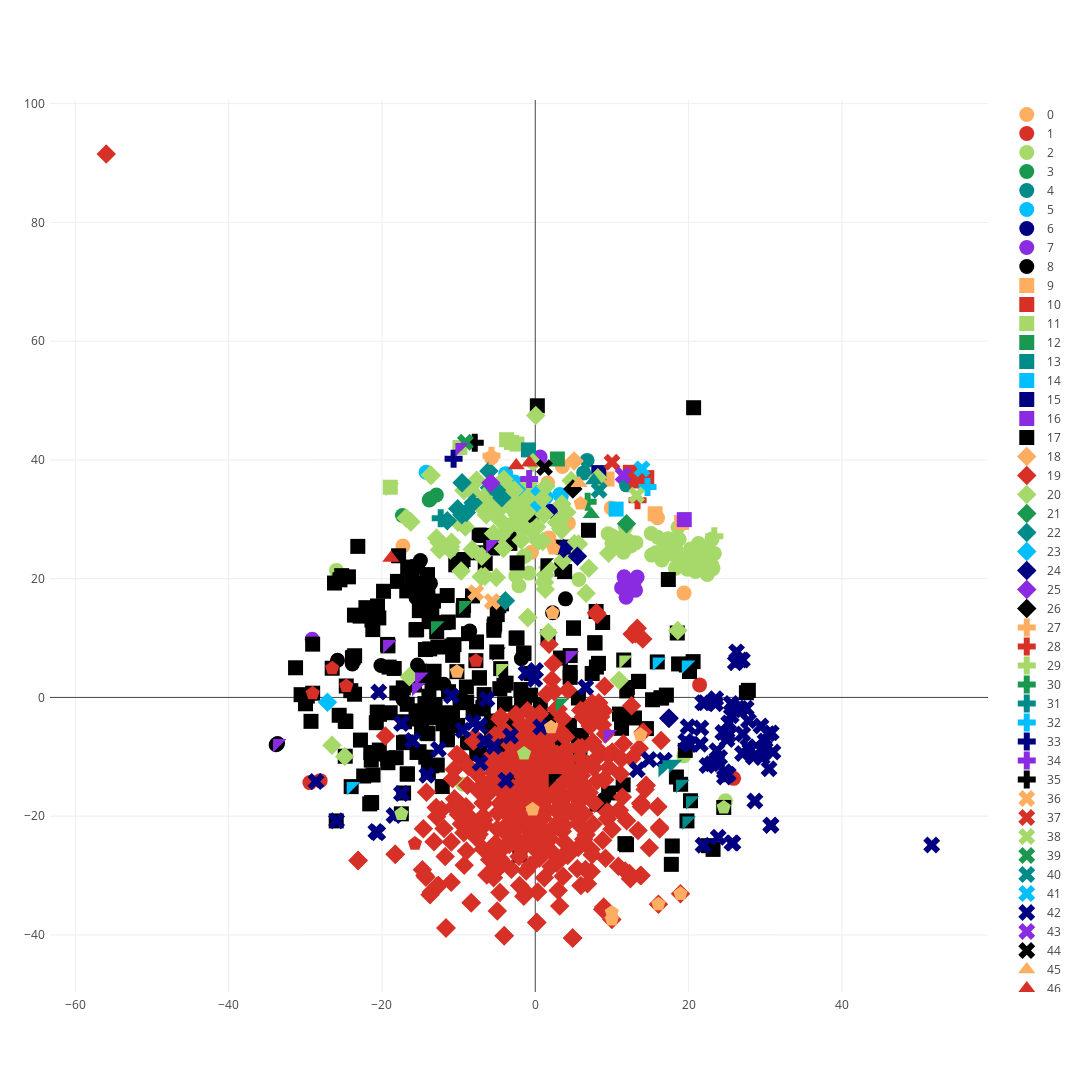

The code cell stored with this chart in its notebook:
### Code cell
draw_embeddings.draw(aspects_unique_filtered_df_tsne)

### Figure 1 — Plotly figure (JSON) as saved in the notebook; plotly's stock layout.template omitted (floating-point values rounded to 4 significant figures; data arrays with more than 128 entries replaced by an {"elided": "..."} marker saying what was removed)
{"data": [{"marker": {"color": "rgb(253,174,97)", "size": 15, "symbol": 0}, "mode": "markers", "name": "0", "text": ["aaa", "mda", "dsp", "dlo", "ibm", "mmc", "pim", "rma", "pdf", "mhz"], "type": "scatter", "uid": "a0e75449-085b-4afd-91e0-544f9e8cd725", "x": [15.94, 3.532, -17.26, 9.911, 4.323, 1.78, 1.617, -0.4928, 19.41, -5.709], "y": [30.26, 38.89, 25.5, 31.92, 29.35, 26.87, 36.12, 24.47, 17.57, 40.38]}, {"marker": {"color": "rgb(215,48,39)", "size": 15, "symbol": 0}, "mode": "markers", "name": "1", "text": ["us", "go", "on", "of"], "type": "scatter", "uid": "868650e2-4e6f-41a3-b5ec-11bbc388ca67", "x": [21.44, 25.87, -29.4, -28.05], "y": [2.11, -13.63, -14.34, -14.02]}, {"marker": {"color": "rgb(166,217,106)", "size": 15, "symbol": 0}, "mode": "markers", "name": "2", "text": ["china", "europe", "ebay", "buy", "california", "usa", "u.s.", "india", "japan", "asia", "wilson", "texas", "wal-mart", "florida", "walmart", "italy", "nyc", "chicago", "usps", "canada", "france", "mexico", "costco", "bestbuy", "kensington", "manhattan", "john", "london", "phillips", "korea", "england", "australia", "seattle", "cox", "borg", "philips", "centro", "joe", "germany", "j.d.", "turk", "america", "brazil", "hawaii", "spain", "ireland", "houston", "xmas", "atlanta", "asap", "jimi", "africa", "elliot", "mike", "compusa", "boston"], "type": "scatter", "uid": "1e5a48bc-cae8-4d82-b020-888a5fd52b98", "x": [18.27, 21.98, -25.93, 19.37, 18.26, 23.06, 21.29, 19.84, 23.05, 22.44, 10.83, 18.77, -2.293, 18.37, -2.29, 23.36, 18.61, 16.91, -2.129, 19.36, 21.74, 20.25, -2.526, -1.497, 15.18, 15.71, 12.46, 16.52, 9.968, 23.17, 20.25, 18.85, 16.76, 11.5, 5.672, 9.509, -9.42, 13.13, 22.19, 11.77, 15.12, 20.72, 21.37, 17.75, 22.49, 19.78, 17.62, -0.8342, 17.33, 24.8, 10.0, 20.9, 11.45, 12.12, -1.308, 15.98], "y": [21.74, 23.36, 21.39, -9.86, 24.18, 26.69, 25.92, 21.61, 22.27, 20.72, 25.45, 26.63, 21.45, 24.94, 21.05, 24.26, 28.66, 26.3, 18.82, 22.73, 24.01, 25.0, 20.51, 23.74, 23.97, 24.36, 25.51, 23.15, 27.25, 21.69, 23.53, 23.2, 25.59, 24.46, 19.87, 27.57, -14.61, 26.07, 23.3, 28.68, 27.61, 23.18, 22.31, 24.1, 24.76, 23.58, 26.59, 20.94, 26.73, -17.4, 25.96, 21.21, 27.09, 26.38, 23.87, 26.97]}, {"marker": {"color": "rgb(26,152,80)", "size": 15, "symbol": 0}, "mode": "markers", "name": "3", "text": ["tpu", "psp", "xbox", "ps3"], "type": "scatter", "uid": "88ca2d95-6bfd-4825-8203-562c7be5fe57", "x": [-17.32, -12.9, -13.82, -13.63], "y": [30.64, 34.11, 33.27, 33.51]}, {"marker": {"color": "rgb(0,139,139)", "size": 15, "symbol": 0}, "mode": "markers", "name": "4", "text": ["bt", "tw", "cs"], "type": "scatter", "uid": "f0623676-09e3-4474-ae9a-0dd0f57e0347", "x": [6.314, 11.9, 6.761], "y": [37.82, 35.8, 39.92]}, {"marker": {"color": "rgb(0,191,255)", "size": 15, "symbol": 0}, "mode": "markers", "name": "5", "text": ["treo", "pda", "gps", "htc", "ipaq", "v60", "700p", "n95", "700w"], "type": "scatter", "uid": "0544cf0b-f9cb-4268-bcef-7e968eba5c16", "x": [1.394, 3.194, -14.24, -1.998, 3.395, -3.846, 0.1042, -2.691, 0.1504], "y": [33.72, 34.18, 37.93, 34.81, 33.9, 37.69, 34.55, 36.29, 32.26]}, {"marker": {"color": "rgb(0,0,128)", "size": 15, "symbol": 0}, "mode": "markers", "name": "6", "text": ["ms"], "type": "scatter", "uid": "d2c15fb1-4b4c-401e-b5c3-39f4082837f5", "x": [1.992], "y": [31.34]}, {"marker": {"color": "rgb(138,43,226)", "size": 15, "symbol": 0}, "mode": "markers", "name": "7", "text": ["oem", "honda", "bmw", "toyota", "ford", "jeep", "lexus", "acura", "prius", "car"], "type": "scatter", "uid": "f122cda5-05d0-4d87-8936-4905b7dc3ad9", "x": [0.636, 12.9, 11.59, 12.25, 13.07, 11.85, 12.08, 13.29, 11.26, -29.1], "y": [40.5, 19.42, 20.32, 18.88, 18.07, 16.86, 19.62, 20.28, 18.47, 9.81]}, {"marker": {"color": "rgb(0,0,0)", "size": 15, "symbol": 0}, "mode": "markers", "name": "8", "text": ["cord", "plug", "mic", "ear", "ports", "jack", "rim", "port", "web", "ups", "ram", "aux", "wire", "cam", "hook", "pin"], "type": "scatter", "uid": "98d90469-e6c8-44f2-9472-8980d9ee8e16", "x": [-25.79, -23.86, 3.941, -15.55, -33.8, -13.66, 8.936, -33.61, -17.27, -11.92, 2.265, -14.98, -20.13, -8.545, -15.36, -1.812], "y": [6.261, 5.651, 16.6, 16.79, -7.969, 19.2, -17.21, -7.778, -0.322, 2.226, 14.25, 23.05, 5.371, 11.17, 5.442, 6.535]}, {"marker": {"color": "rgb(253,174,97)", "size": 15, "symbol": 1}, "mode": "markers", "name": "9", "text": ["tn", "aa", "ny"], "type": "scatter", "uid": "cbe49d25-40cb-4d98-b254-72bd298b88ee", "x": [9.364, 15.64, 19.08], "y": [36.78, 30.93, 29.47]}, {"marker": {"color": "rgb(215,48,39)", "size": 15, "symbol": 1}, "mode": "markers", "name": "10", "text": ["ty", "ir", "li", "te", "ge"], "type": "scatter", "uid": "6df986fa-6250-4556-bd4e-668196c58512", "x": [13.36, 12.4, 14.54, 13.16, 13.27], "y": [36.83, 37.92, 37.02, 37.15, 36.46]}, {"marker": {"color": "rgb(166,217,106)", "size": 15, "symbol": 1}, "mode": "markers", "name": "11", "text": ["usb", "lcd", "rca", "vga", "hdmi"], "type": "scatter", "uid": "e6fedd7c-c2a4-4905-b1e9-8045bd5bb146", "x": [-9.829, -18.91, -2.392, -3.736, -3.102], "y": [42.09, 35.4, 42.67, 43.41, 42.95]}, {"marker": {"color": "rgb(26,152,80)", "size": 15, "symbol": 1}, "mode": "markers", "name": "12", "text": ["vm"], "type": "scatter", "uid": "9b78ccf4-f7bf-473c-a656-05b521ef97c3", "x": [2.887], "y": [40.16]}, {"marker": {"color": "rgb(0,139,139)", "size": 15, "symbol": 1}, "mode": "markers", "name": "13", "text": ["xm"], "type": "scatter", "uid": "87a2151b-4c73-4298-8796-6c0fdf87ae92", "x": [-0.8893], "y": [41.69]}, {"marker": {"color": "rgb(0,191,255)", "size": 15, "symbol": 1}, "mode": "markers", "name": "14", "text": ["sf"], "type": "scatter", "uid": "62d097ab-9072-492f-8e55-f342cb844dea", "x": [10.55], "y": [31.71]}, {"marker": {"color": "rgb(0,0,128)", "size": 15, "symbol": 1}, "mode": "markers", "name": "15", "text": ["ii"], "type": "scatter", "uid": "01803982-df10-4e0e-93ba-25074b700d5d", "x": [8.284], "y": [37.86]}, {"marker": {"color": "rgb(138,43,226)", "size": 15, "symbol": 1}, "mode": "markers", "name": "16", "text": ["nj"], "type": "scatter", "uid": "468d020c-4649-41b8-8d01-fcb7329f1d00", "x": [19.44], "y": [29.95]}, {"marker": {"color": "rgb(0,0,0)", "size": 15, "symbol": 1}, "mode": "markers", "name": "17", "text": {"elided": "256 str values"}, "type": "scatter", "uid": "18e35ddf-48e8-49e6-97bf-c847ac4ec6ab", "x": {"elided": "256 float values"}, "y": {"elided": "256 float values"}}, {"marker": {"color": "rgb(253,174,97)", "size": 15, "symbol": 2}, "mode": "markers", "name": "18", "text": ["qa"], "type": "scatter", "uid": "121a4311-318d-4fd1-b115-1404bbf0e0a0", "x": [5.067], "y": [39.82]}, {"marker": {"color": "rgb(215,48,39)", "size": 15, "symbol": 2}, "mode": "markers", "name": "19", "text": {"elided": "343 str values"}, "type": "scatter", "uid": "da7bb78d-4b93-4451-89a8-0e0ee3b9fce4", "x": {"elided": "343 float values"}, "y": {"elided": "343 float values"}}, {"marker": {"color": "rgb(166,217,106)", "size": 15, "symbol": 2}, "mode": "markers", "name": "20", "text": ["motorola", "nokia", "samsung", "verizon", "cingular", "jabra", "sony", "iphone", "nextel", "apple", "logitech", "ipod", "mac", "att", "tmobile", "ringtones", "moto", "vista", "slvr", "a2dp", "garmin", "siemens", "scala", "sanyo", "belkin", "zune", "tracfone", "sync", "java", "nokias", "audiovox", "sansa", "bose", "otterbox", "android", "cardo", "droid", "ipods", "motorolla", "toshiba", "w810i", "kyocera", "macbook", "xlink", "nexus", "ipad", "galaxy", "linux", "ericsson", "alltel", "mpt", "nero", "cons", "uniden", "linksys", "seidio", "ringtone", "nec", "thinkpad", "vtech", "hotsync", "iphones", "tomtom", "treos", "wirefly", "lenovo", "isync", "cisco", "sena", "i730", "dell", "sgh", "sandisk", "atrix", "t-mobile", "pro", "bitpim", "n-gage", "compaq", "axim", "dect", "zagg", "targus", "moshi", "coby", "ericson", "t28", "powerbook"], "type": "scatter", "uid": "d6c63f52-b860-4ba8-a5c6-3408165dc264", "x": [-2.358, -2.734, -1.768, -6.538, -8.085, -4.465, 1.163, -11.06, -8.458, -9.674, -4.148, -12.55, 1.319, -6.92, -6.538, -0.9728, 0.06387, 1.714, -7.64, -0.3121, -13.68, 0.1868, -26.51, -2.367, -10.08, -12.88, -5.479, -8.234, -5.092, -3.132, -2.63, 0.3879, -5.443, -16.24, -6.564, 6.634, -7.052, -12.5, -2.137, 2.779, -3.747, -3.148, 1.178, 6.986, -16.42, -10.91, 10.94, 1.645, 5.099, -9.314, 8.157, 3.604, -24.86, -1.735, -9.955, -16.27, -0.9757, -0.4821, 3.428, -3.41, -6.986, -11.08, -13.56, 0.9327, -6.384, 3.302, 1.385, -9.119, 9.563, -4.099, 4.11, -0.7983, 0.9734, -4.619, -6.567, 1.303, -4.69, -1.056, 3.192, 3.477, -1.805, -16.85, -1.837, 18.59, -1.065, 5.643, 4.68, 1.152], "y": [30.69, 34.93, 31.85, 32.8, 34.39, 27.22, 30.75, 25.39, 34.9, 21.29, 25.1, 26.08, 20.63, 31.92, 33.35, 13.45, 47.47, 10.93, 36.59, 39.57, 37.47, 28.71, -8.038, 32.5, 29.49, 26.85, 32.76, 24.91, 20.21, 34.38, 29.51, 26.24, 27.61, 29.55, 20.39, 17.54, 20.31, 24.89, 30.34, 29.46, 35.75, 31.91, 19.3, 21.77, 3.492, 26.15, 2.876, 21.88, 25.89, 34.87, 36.99, 23.06, -9.939, 29.06, 29.64, 29.61, 13.44, 27.97, 28.14, 28.76, 23.8, 24.84, 37.38, 33.47, 30.78, 28.47, 35.51, 28.69, 24.29, 36.75, 31.17, 36.19, 26.27, 31.74, 33.19, 18.23, 30.01, 33.59, 29.63, 32.59, 28.48, 30.23, 26.45, 11.29, 31.2, 25.85, 36.52, 19.48]}, {"marker": {"color": "rgb(26,152,80)", "size": 15, "symbol": 2}, "mode": "markers", "name": "21", "text": ["jd"], "type": "scatter", "uid": "0522fab9-bd0f-40b6-9f75-12cc7d1f8682", "x": [11.9], "y": [29.26]}, {"marker": {"color": "rgb(0,139,139)", "size": 15, "symbol": 2}, "mode": "markers", "name": "22", "text": ["sim", "mms", "wap", "voip", "vonage", "aol", "gprs", "cdma", "wep", "dsl", "imei"], "type": "scatter", "uid": "f9dbf68e-c85e-4be8-8077-08be43773540", "x": [-8.101, -6.054, -9.548, -10.12, -9.577, -3.891, -5.05, -5.972, -11.47, -8.994, -4.366], "y": [32.8, 38.13, 36.15, 31.76, 30.77, 16.27, 34.88, 35.3, 29.75, 31.16, 33.63]}, {"marker": {"color": "rgb(0,191,255)", "size": 15, "symbol": 2}, "mode": "markers", "name": "23", "text": ["kwh"], "type": "scatter", "uid": "3a7f30ef-a77d-4bcf-ae93-dbb6c866e635", "x": [-27.1], "y": [-0.8115]}, {"marker": {"color": "rgb(0,0,128)", "size": 15, "symbol": 2}, "mode": "markers", "name": "24", "text": ["650", "6126", "510", "6600"], "type": "scatter", "uid": "b8f8734f-9f00-4ebd-871d-a621131ffe3d", "x": [17.44, 3.699, 17.44, 5.5], "y": [-3.492, 25.07, -3.492, 23.76]}, {"marker": {"color": "rgb(138,43,226)", "size": 15, "symbol": 2}, "mode": "markers", "name": "25", "text": ["gsm"], "type": "scatter", "uid": "b769ebc5-6c95-4e0e-b2e1-7a57ff3499fc", "x": [-5.792], "y": [36.12]}, {"marker": {"color": "rgb(0,0,0)", "size": 15, "symbol": 2}, "mode": "markers", "name": "26", "text": ["hp"], "type": "scatter", "uid": "2940e9ae-fed7-47d2-8650-2bf438671291", "x": [4.899], "y": [35.12]}, {"marker": {"color": "rgb(253,174,97)", "size": 15, "symbol": 3}, "mode": "markers", "name": "27", "text": ["mb"], "type": "scatter", "uid": "8ad60e2f-90ad-452a-9eed-cef5dc1d83da", "x": [-5.71], "y": [40.72]}, {"marker": {"color": "rgb(215,48,39)", "size": 15, "symbol": 3}, "mode": "markers", "name": "28", "text": ["dc"], "type": "scatter", "uid": "fc5b0fa4-dfcb-4b34-a4d2-75c101d78a32", "x": [13.34], "y": [33.19]}, {"marker": {"color": "rgb(166,217,106)", "size": 15, "symbol": 3}, "mode": "markers", "name": "29", "text": ["uk"], "type": "scatter", "uid": "f79aba53-3bc9-4b75-8540-ba8ec18c6ce3", "x": [23.35], "y": [27.13]}, {"marker": {"color": "rgb(26,152,80)", "size": 15, "symbol": 3}, "mode": "markers", "name": "30", "text": ["os"], "type": "scatter", "uid": "093397d4-c7a4-42d1-87de-f481cb5fbfc0", "x": [6.834], "y": [32.97]}, {"marker": {"color": "rgb(0,139,139)", "size": 15, "symbol": 3}, "mode": "markers", "name": "31", "text": ["xp"], "type": "scatter", "uid": "f3f06771-b5cc-465e-82eb-61d7ef7a34ef", "x": [-12.33], "y": [30.17]}, {"marker": {"color": "rgb(0,191,255)", "size": 15, "symbol": 3}, "mode": "markers", "name": "32", "text": ["ca"], "type": "scatter", "uid": "c86914a1-c6c9-4a4a-a472-b89f32dbde46", "x": [14.64], "y": [35.45]}, {"marker": {"color": "rgb(0,0,128)", "size": 15, "symbol": 3}, "mode": "markers", "name": "33", "text": ["cd"], "type": "scatter", "uid": "3645a1a4-2255-4489-a4ed-ddd81ea210d7", "x": [-10.65], "y": [40.2]}, {"marker": {"color": "rgb(138,43,226)", "size": 15, "symbol": 3}, "mode": "markers", "name": "34", "text": ["lg"], "type": "scatter", "uid": "dcbd782a-c911-4841-a6cb-7d848e2f4810", "x": [-0.796], "y": [36.78]}, {"marker": {"color": "rgb(0,0,0)", "size": 15, "symbol": 3}, "mode": "markers", "name": "35", "text": ["gb"], "type": "scatter", "uid": "8414db74-7266-4a71-b3bd-27bce87b1cc0", "x": [-7.892], "y": [42.88]}, {"marker": {"color": "rgb(253,174,97)", "size": 15, "symbol": 4}, "mode": "markers", "name": "36", "text": ["msn", "icq"], "type": "scatter", "uid": "001f0e61-a74e-4716-a390-0bf488a25d94", "x": [-5.613, -7.76], "y": [16.15, 17.61]}, {"marker": {"color": "rgb(215,48,39)", "size": 15, "symbol": 4}, "mode": "markers", "name": "37", "text": ["ui"], "type": "scatter", "uid": "848f0cc4-6159-42d7-bc28-c5290a5c5132", "x": [10.01], "y": [39.63]}, {"marker": {"color": "rgb(166,217,106)", "size": 15, "symbol": 4}, "mode": "markers", "name": "38", "text": ["ac"], "type": "scatter", "uid": "1b683836-7408-4dce-a5a1-3575e64c8350", "x": [13.21], "y": [34.06]}, {"marker": {"color": "rgb(26,152,80)", "size": 15, "symbol": 4}, "mode": "markers", "name": "39", "text": ["sd"], "type": "scatter", "uid": "c8d1352b-a86c-46cd-8c70-a700f3b52d6f", "x": [-9.108], "y": [42.97]}, {"marker": {"color": "rgb(0,139,139)", "size": 15, "symbol": 4}, "mode": "markers", "name": "40", "text": ["id"], "type": "scatter", "uid": "89ff2868-e574-4468-9aa6-698ecb31dc67", "x": [8.326], "y": [34.88]}, {"marker": {"color": "rgb(0,191,255)", "size": 15, "symbol": 4}, "mode": "markers", "name": "41", "text": ["la"], "type": "scatter", "uid": "a31ea468-d68e-498e-8154-95bd106d38b5", "x": [13.93], "y": [38.5]}, {"marker": {"color": "rgb(0,0,128)", "size": 15, "symbol": 4}, "mode": "markers", "name": "42", "text": ["use", "case", "works", "weight", "never", "don", "time", "aim", "lot", "junk", "imo", "led", "scrubs", "easy", "highly", "stand", "fit", "big", "new", "carry", "pieces", "wow", "way", "fyi", "the", "horrible", "extremely", "kudos", "look", "only", "clarity", "need", "ever", "bad", "kinda", "problem", "can", "push", "best", "solid", "set", "work", "awful", "excellent", "real", "holds", "terrible", "imho", "items", "does", "clear", "word", "worst", "accord", "bulky", "very", "super", "fitting", "broke", "lesson", "sleek", "off", "looks", "excel", "skip", "flip", "luck", "better", "proved", "stick", "fits", "nice", "sucks", "neat", "alas", "enjoy", "staples", "disappointed", "handy", "always", "ymmv", "worked", "forever"], "type": "scatter", "uid": "868e5f8a-8c9d-4d51-a903-10e011538dee", "x": [-17.44, -8.111, 25.65, 28.65, 23.01, 24.68, 23.68, -17.45, 27.08, 14.85, 27.02, -20.79, 6.589, 29.6, 31.0, 51.71, 30.74, 29.44, -3.832, -14.13, 13.31, 23.54, 25.02, 26.26, -28.61, 25.95, 29.51, 27.03, 21.84, 24.05, -12.62, 24.67, 22.4, 27.52, 23.5, -7.233, 25.17, -18.42, 25.23, 27.72, -10.93, 25.78, 26.75, 28.0, 27.81, 21.88, 25.93, 26.76, -25.91, 23.86, 30.49, -6.577, 25.56, -7.192, 16.84, 29.98, 29.86, 0.715, 19.62, -6.305, -16.0, -1.202, 22.13, -20.41, -0.0601, 0.04401, 24.46, 25.17, -20.55, -3.231, 30.73, 30.36, 25.57, 30.78, 21.61, 21.53, -9.437, 20.17, 28.46, 23.68, 26.1, -5.394, 19.93], "y": [-4.404, -4.217, -24.5, -17.44, -11.16, -13.42, -8.98, -16.17, -6.176, -10.46, 6.301, -22.58, 1.725, -10.12, -9.2, -24.85, -21.52, -4.824, -13.95, -13.1, -12.19, -0.2314, -7.107, 7.675, -14.17, -1.908, -8.805, -9.451, -0.8871, -10.1, -8.717, -12.51, -11.47, -1.815, -1.05, -4.772, -12.95, -19.88, -4.295, -8.31, 0.2649, -24.52, -1.84, -8.882, -3.924, -24.88, -2.062, 6.309, -20.76, -23.55, -12.0, -7.386, -3.106, -11.06, -10.57, -7.318, -8.36, -4.986, -7.378, -0.289, -7.257, 4.106, -0.9079, 0.9267, 3.05, 4.521, -5.92, -6.328, -22.8, -6.49, -21.53, -6.109, -1.005, -5.966, -5.141, -7.877, -5.528, -7.917, -10.03, -10.73, 5.83, -8.264, -4.916]}, {"marker": {"color": "rgb(138,43,226)", "size": 15, "symbol": 4}, "mode": "markers", "name": "43", "text": ["tl"], "type": "scatter", "uid": "4a793977-5851-4877-b430-d2c02bdc48de", "x": [11.46], "y": [37.42]}, {"marker": {"color": "rgb(0,0,0)", "size": 15, "symbol": 4}, "mode": "markers", "name": "44", "text": ["v3"], "type": "scatter", "uid": "6d171c52-7944-4df9-a0fd-dc673757d20f", "x": [1.202], "y": [38.7]}, {"marker": {"color": "rgb(253,174,97)", "size": 15, "symbol": 5}, "mode": "markers", "name": "45", "text": ["tq"], "type": "scatter", "uid": "c5372559-4c25-4f2f-9563-e0d17be737e1", "x": [5.708], "y": [36.07]}, {"marker": {"color": "rgb(215,48,39)", "size": 15, "symbol": 5}, "mode": "markers", "name": "46", "text": ["wma", "aac", "wav"], "type": "scatter", "uid": "e223589c-5480-4b08-9d5b-dcae14681b01", "x": [-2.483, -0.7618, -18.83], "y": [39.07, 39.52, 23.49]}, {"marker": {"color": "rgb(166,217,106)", "size": 15, "symbol": 5}, "mode": "markers", "name": "47", "text": ["vzw"], "type": "scatter", "uid": "85c97f63-072b-465b-80a5-039e315ec553", "x": [-6.687], "y": [34.2]}, {"marker": {"color": "rgb(26,152,80)", "size": 15, "symbol": 5}, "mode": "markers", "name": "48", "text": ["im"], "type": "scatter", "uid": "1cf6052a-ce21-4c4f-8504-37d7322cd074", "x": [7.304], "y": [30.87]}, {"marker": {"color": "rgb(0,139,139)", "size": 15, "symbol": 5}, "mode": "markers", "name": "49", "text": ["mm"], "type": "scatter", "uid": "0a211e13-3ec2-4c18-ab2c-7083cd953ffc", "x": [7.635], "y": [36.52]}, {"marker": {"color": "rgb(166,217,106)", "size": 15, "symbol": 12}, "mode": "markers", "name": "1001", "text": ["screen", "monitor", "lcd"], "type": "scatter", "uid": "5952dc0f-d5ba-4f2e-8ee8-bad3fdff0dde", "x": [11.54, -4.508, -18.91], "y": [6.3, 4.852, 35.4]}, {"marker": {"color": "rgb(26,152,80)", "size": 15, "symbol": 12}, "mode": "markers", "name": "1002", "text": ["phone", "telephone", "mobile phone"], "type": "scatter", "uid": "e83b8309-4a5b-47db-8441-12ec79f4a56c", "x": [-9.351, -13.01, 3.263], "y": [15.48, 12.06, -0.9398]}, {"marker": {"color": "rgb(0,139,139)", "size": 15, "symbol": 12}, "mode": "markers", "name": "1003", "text": ["value", "price", "cost", "expensive", "cheap", "money"], "type": "scatter", "uid": "0fd28ab7-4c46-4fa7-a14d-0b2fdd8393b8", "x": [19.79, 18.96, 20.25, 17.17, 18.02, 16.66], "y": [-20.8, -14.63, -17.4, -11.34, -11.25, -11.99]}, {"marker": {"color": "rgb(0,191,255)", "size": 15, "symbol": 12}, "mode": "markers", "name": "1004", "text": ["volume", "sound", "voice"], "type": "scatter", "uid": "6bc05c26-1fe9-4a63-a8a6-54279fc32b48", "x": [-24.01, 19.71, 15.92], "y": [-15.02, 5.459, 5.978]}, {"marker": {"color": "rgb(138,43,226)", "size": 15, "symbol": 12}, "mode": "markers", "name": "1006", "text": ["bluetooth", "usb", "port", "connection", "wifi", "network", "signal range", "signal"], "type": "scatter", "uid": "e5117c05-93cf-4b2a-9a7d-a34c351c8dca", "x": [-5.817, -9.829, -33.61, -15.09, -19.26, -15.5, 9.505, 4.558], "y": [25.77, 42.09, -7.778, 3.428, 8.926, 1.689, -6.233, 7.046]}, {"marker": {"color": "rgb(0,0,0)", "size": 15, "symbol": 12}, "mode": "markers", "name": "1007", "text": ["cpu", "processor", "processing power"], "type": "scatter", "uid": "111a30f0-9aa1-47c6-af1d-28732e351fd9", "x": [1.262, -5.018, 2.35], "y": [22.7, 7.66, -13.63]}, {"marker": {"color": "rgb(253,174,97)", "size": 15, "symbol": 13}, "mode": "markers", "name": "1008", "text": ["memory", "hard drive", "hard disk", "floppy disc", "ssd drive", "ram", "rom", "sd card", "memory card", "usb stick", "pendrive"], "type": "scatter", "uid": "ce0a5eee-4393-4fc8-a25c-b438cfa1d9ce", "x": [-10.22, 9.985, 9.99, -0.3523, 13.72, 2.265, 5.912, 18.94, 16.06, 2.062, 2.357], "y": [4.343, -37.38, -36.21, -18.85, -6.296, 14.25, 32.68, -33.08, -34.82, -5.011, 25.08]}, {"marker": {"color": "rgb(215,48,39)", "size": 15, "symbol": 13}, "mode": "markers", "name": "1009", "text": ["battery", "charger", "power", "charging", "power plug", "power bank"], "type": "scatter", "uid": "463f15de-9d1c-4696-ae20-fa8279c9851e", "x": [-29.03, -26.49, -7.743, -24.65, 9.507, -15.69], "y": [0.7121, 4.913, 6.196, 1.928, -9.723, -24.62]}, {"marker": {"color": "rgb(166,217,106)", "size": 15, "symbol": 13}, "mode": "markers", "name": "1010", "text": ["technical documentation", "support", "update"], "type": "scatter", "uid": "db275c8f-d064-4883-a679-24108984ac31", "x": [-1.461, -17.46, 24.58], "y": [-9.437, -19.6, -18.53]}], "layout": {"autosize": false, "height": 1500, "margin": {"b": 100, "l": 50, "pad": 4, "r": 50, "t": 100}, "width": 1500}}
